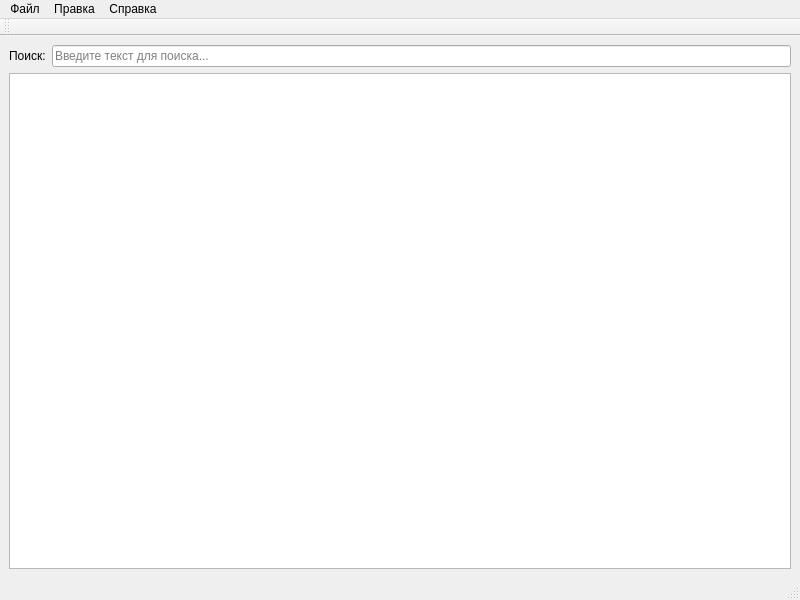
<?xml version="1.0" encoding="UTF-8"?>
<ui version="4.0">
 <class>MainWindow</class>
 <widget class="QMainWindow" name="MainWindow">
  <property name="geometry">
   <rect>
    <x>0</x>
    <y>0</y>
    <width>800</width>
    <height>600</height>
   </rect>
  </property>
  <property name="windowTitle">
   <string>Каталог книг</string>
  </property>
  <widget class="QWidget" name="centralwidget">
   <layout class="QVBoxLayout" name="verticalLayout">
    <item>
     <layout class="QHBoxLayout" name="horizontalLayout">
      <item>
       <widget class="QLabel" name="label">
        <property name="text">
         <string>Поиск:</string>
        </property>
       </widget>
      </item>
      <item>
       <widget class="QLineEdit" name="searchLineEdit">
        <property name="placeholderText">
         <string>Введите текст для поиска...</string>
        </property>
        <property name="clearButtonEnabled">
         <bool>true</bool>
        </property>
       </widget>
      </item>
     </layout>
    </item>
    <item>
     <widget class="QTableView" name="booksTableView"/>
    </item>
   </layout>
  </widget>
  <widget class="QMenuBar" name="menubar">
   <property name="geometry">
    <rect>
     <x>0</x>
     <y>0</y>
     <width>800</width>
     <height>22</height>
    </rect>
   </property>
   <widget class="QMenu" name="menuFile">
    <property name="title">
     <string>Файл</string>
    </property>
    <addaction name="actionRefresh"/>
    <addaction name="separator"/>
    <addaction name="actionExit"/>
   </widget>
   <widget class="QMenu" name="menuEdit">
    <property name="title">
     <string>Правка</string>
    </property>
    <addaction name="actionAdd"/>
    <addaction name="actionEdit"/>
    <addaction name="actionDelete"/>
   </widget>
   <widget class="QMenu" name="menuHelp">
    <property name="title">
     <string>Справка</string>
    </property>
    <addaction name="actionAbout"/>
   </widget>
   <addaction name="menuFile"/>
   <addaction name="menuEdit"/>
   <addaction name="menuHelp"/>
  </widget>
  <widget class="QStatusBar" name="statusbar"/>
  <widget class="QToolBar" name="mainToolBar">
   <property name="windowTitle">
    <string>toolBar</string>
   </property>
   <attribute name="toolBarArea">
    <enum>TopToolBarArea</enum>
   </attribute>
   <attribute name="toolBarBreak">
    <bool>false</bool>
   </attribute>
  </widget>
  <action name="actionAdd">
   <property name="text">
    <string>Добавить</string>
   </property>
   <property name="toolTip">
    <string>Добавить новую книгу</string>
   </property>
   <property name="shortcut">
    <string>Ctrl+N</string>
   </property>
  </action>
  <action name="actionEdit">
   <property name="text">
    <string>Редактировать</string>
   </property>
   <property name="toolTip">
    <string>Редактировать выбранную книгу</string>
   </property>
   <property name="shortcut">
    <string>Ctrl+E</string>
   </property>
  </action>
  <action name="actionDelete">
   <property name="text">
    <string>Удалить</string>
   </property>
   <property name="toolTip">
    <string>Удалить выбранную книгу</string>
   </property>
   <property name="shortcut">
    <string>Del</string>
   </property>
  </action>
  <action name="actionRefresh">
   <property name="text">
    <string>Обновить</string>
   </property>
   <property name="toolTip">
    <string>Обновить список книг</string>
   </property>
   <property name="shortcut">
    <string>F5</string>
   </property>
  </action>
  <action name="actionExit">
   <property name="text">
    <string>Выход</string>
   </property>
   <property name="toolTip">
    <string>Выйти из приложения</string>
   </property>
   <property name="shortcut">
    <string>Ctrl+Q</string>
   </property>
  </action>
  <action name="actionAbout">
   <property name="text">
    <string>О программе</string>
   </property>
   <property name="toolTip">
    <string>Информация о программе</string>
   </property>
  </action>
 </widget>
 <resources/>
 <connections>
  <connection>
   <sender>actionExit</sender>
   <signal>triggered()</signal>
   <receiver>MainWindow</receiver>
   <slot>close()</slot>
   <hints>
    <hint type="sourcelabel">
     <x>-1</x>
     <y>-1</y>
    </hint>
    <hint type="destinationlabel">
     <x>399</x>
     <y>299</y>
    </hint>
   </hints>
  </connection>
 </connections>
</ui>
